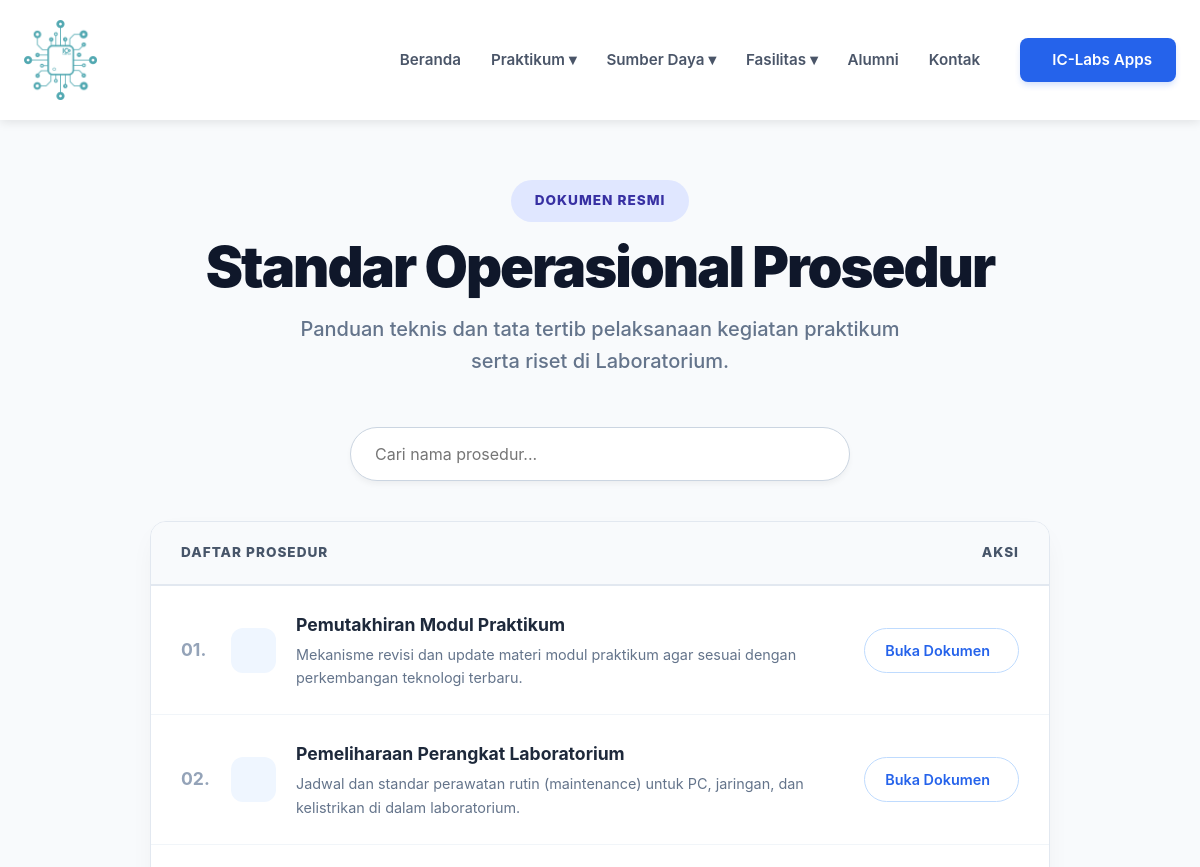
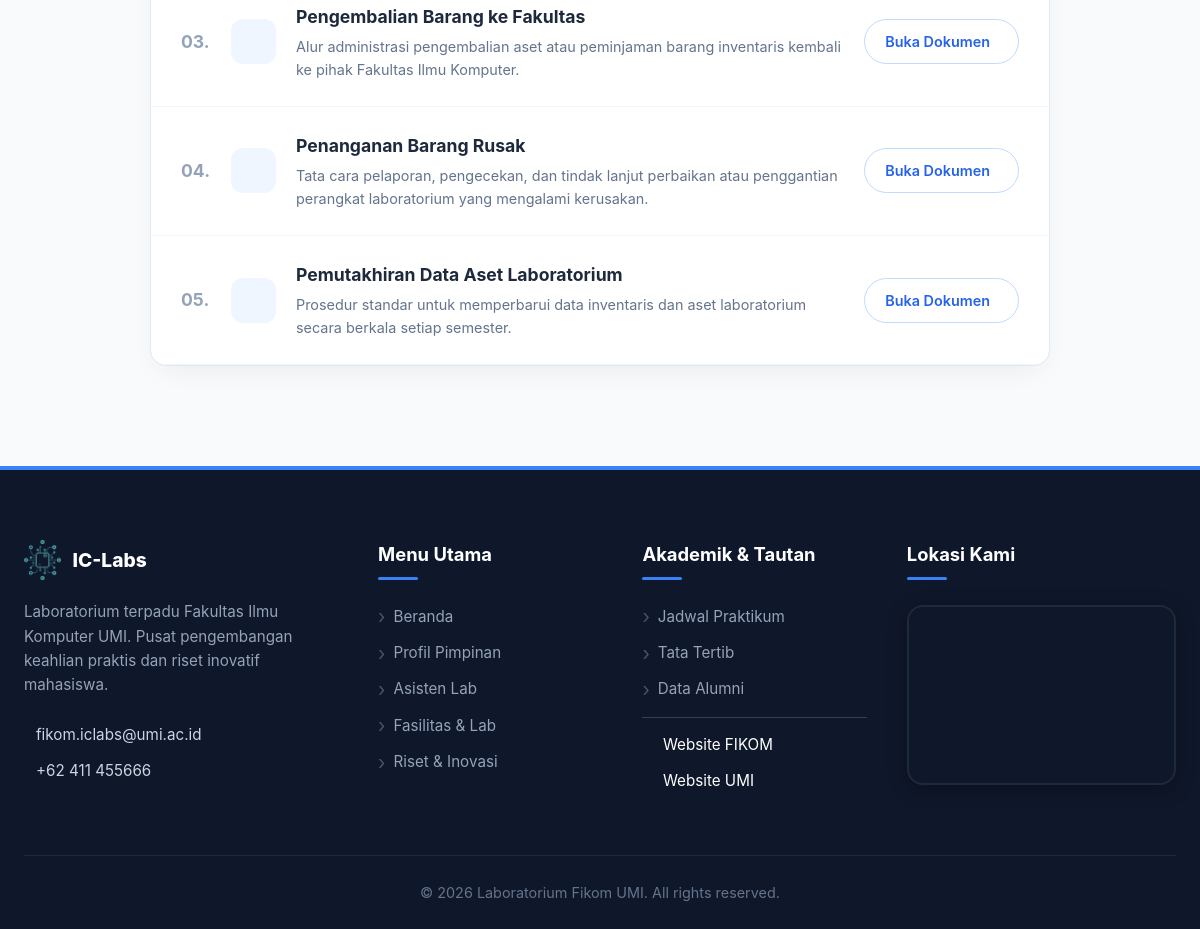
Screenshot of /public/sop with the database file from the repository (2 pictures, top to bottom).
### tables this page shows
CREATE TABLE `sop` (
  `id_sop` int(11) NOT NULL,
  `judul` varchar(255) NOT NULL,
  `icon` varchar(50) DEFAULT 'ri-file-text-line',
  `warna` varchar(50) DEFAULT 'icon-blue',
  `file` varchar(255) NOT NULL,
  `deskripsi` text DEFAULT NULL,
  `urutan` int(11) DEFAULT 0,
  `created_at` timestamp NOT NULL DEFAULT current_timestamp(),
  `updated_at` timestamp NOT NULL DEFAULT current_timestamp() ON UPDATE current_timestamp()
);

### app/models/SopModel.php (called while the page is built, shortened)
<?php
class SopModel {
    private $table = 'sop';
    private $pdo;
    public function __construct() {
        $db = new Database;
        if (method_exists($db, 'getPdo')) {
            $this->pdo = $db->getPdo();
        } else {
            $this->pdo = $db;
        }
    }
    public function getAllSop() {
        $stmt = $this->pdo->prepare("SELECT * FROM " . $this->table . " ORDER BY urutan ASC, created_at DESC");
        $stmt->execute();
        return $stmt->fetchAll(PDO::FETCH_ASSOC);
    }
}

### app/config/Database.php (called while the page is built, shortened)
<?php
try {
    $dsn = "mysql:host=" . DB_HOST . ";dbname=" . DB_NAME . ";charset=utf8mb4";
    $options = [
        PDO::ATTR_ERRMODE            => PDO::ERRMODE_EXCEPTION,
        PDO::ATTR_DEFAULT_FETCH_MODE => PDO::FETCH_ASSOC,
        PDO::ATTR_EMULATE_PREPARES   => false,
    ];
    $pdo = new PDO($dsn, DB_USER, DB_PASS, $options);
} catch (PDOException $e) {
    if (defined('APP_ENV') && APP_ENV === 'development') {
        die("Koneksi Database Gagal: " . $e->getMessage());
    } else {
        die("Maaf, sistem sedang mengalami gangguan koneksi database.");
    }
}
class Database {
    private $pdo;
    public function __construct()
    {
        global $pdo;
        $this->pdo = $pdo;
    }
    public function getPdo()
    {
        return $this->pdo;
    }
}
?>

### app/views/fasilitas/sop.php (the view, shortened to what this page needs)
<section class="sumberdaya-section" style="padding-top: 100px; padding-bottom: 100px; background: #f8fafc;">
    <div class="container">
        <header class="page-header reveal fade-up">
            <span class="header-badge">Dokumen Resmi</span>
            <h1>Standar Operasional Prosedur</h1>
            <p>Panduan teknis dan tata tertib pelaksanaan kegiatan praktikum serta riset di Laboratorium.</p>
        </header>
        <div class="search-container reveal fade-up" style="margin-bottom: 40px;">
            <input type="text" class="search-input" placeholder="Cari nama prosedur...">
        </div>
        <div class="sop-container reveal fade-up" style="max-width: 900px; margin: 0 auto;">
            <?php if (empty($data['sop_list'])) : ?>
                <div class="empty-state-wrapper" style="text-align: center; padding: 60px 20px;">
                    <div style="background: #e2e8f0; width: 80px; height: 80px; border-radius: 50%; display:flex; align-items:center; justify-content:center; margin: 0 auto 20px;">
                        <i class="ri-folder-open-line" style="font-size: 2.5rem; color: #64748b;"></i>
                    </div>
                    <h3 style="color: #1e293b; margin-bottom: 10px;">Belum Ada Dokumen</h3>
                    <p style="color: #64748b;">Daftar SOP sedang dalam proses pembaruan oleh admin.</p>
                </div>
            <?php else : ?>
                <div class="sop-wrapper">
                    <div class="sop-header-row">
                        <span class="sop-header-title">Daftar Prosedur</span>
                        <span class="sop-header-title">Aksi</span>
                    </div>
                    <?php $no = 1; foreach ($data['sop_list'] as $sop) : ?>
                        <div class="sop-item">
                            <div class="sop-number"><?= str_pad($no++, 2, '0', STR_PAD_LEFT) ?>.</div>
                            <div class="sop-icon">
                            </div>
                            <div class="sop-info">
                                <span class="sop-title"><?= htmlspecialchars($sop['judul']) ?></span>
                                <p class="sop-desc">
                                    <?= htmlspecialchars($sop['deskripsi'] ?? 'Dokumen standar operasional laboratorium.') ?>
                                </p>
                            </div>
                            <a href="<?= PUBLIC_URL ?>/assets/uploads/pdf/<?= $sop['file'] ?>" target="_blank" class="btn-sop-action">
                                Buka Dokumen <i class="ri-arrow-right-line"></i>
                            </a>
                        </div>
                    <?php endforeach; ?>
                </div>
            <?php endif; ?>
        </div>
    </div>
</section>

### public/css/variables.css (style rules this page uses)
:root { --primary-navy: #1e3a8a; --primary-blue: #2563eb; --hover-blue: #1e40af; --bg-light: #f8fbff; --bg-white: #ffffff; --bg-soft: #eff6ff; --text-dark: #1a202c; --text-grey: #4a5568; --text-light: #dbeafe; --border-color: #e2e8f0; --border-blue: #eff6ff; --shadow-soft: 0 4px 12px rgba(30, 58, 138, 0.05); --container-width: 1280px; --font-main: 'Inter', 'Segoe UI', sans-serif; --radius-card: 15px; --radius-btn: 50px; }

### public/css/style.css (style rules this page uses)
* { margin: 0; padding: 0; box-sizing: border-box; font-family: "Inter", "Segoe UI", sans-serif; }
body { background-color: #f8fbff; color: #1a202c; line-height: 1.6; padding-top: 80px; }
html, body { max-width: 100%; overflow-x: hidden; }
.container { width: 100%; max-width: 1200px; margin: 0 auto; padding: 0 24px; }
h1, h2, h3, h4 { color: #1e3a8a; font-weight: 800; }
a { text-decoration: none; transition: 0.3s ease; }

### public/css/sumberdaya.css (style rules this page uses)
:root { --primary: #2563eb; --primary-dark: #1d4ed8; --text-dark: #0f172a; --text-gray: #64748b; --bg-light: #f8fafc; --border: #e2e8f0; --card-bg: #ffffff; --shadow-sm: 0 4px 6px -1px rgba(0, 0, 0, 0.05); --shadow-md: 0 20px 25px -5px rgba(0, 0, 0, 0.1); }
.sumberdaya-section { padding-top: 100px; padding-bottom: 80px; background-color: var(--bg-light); min-height: 100vh; font-family: "Inter", system-ui, -apple-system, sans-serif; }
.container { max-width: 1200px; margin: 0 auto; padding: 0 24px; }
.page-header { text-align: center; max-width: 800px; margin: 0 auto 50px auto; }
.header-badge { display: inline-block; background-color: #e0e7ff; color: #3730a3; padding: 10px 24px; border-radius: 50px; font-weight: 800; font-size: 0.85rem; text-transform: uppercase; letter-spacing: 1px; margin-bottom: 15px; }
.page-header h1 { font-size: 3.5rem; font-weight: 900; color: var(--text-dark); letter-spacing: -2px; line-height: 1.1; margin-bottom: 15px; margin-top: 0; }
.page-header p { color: var(--text-gray); font-size: 1.25rem; line-height: 1.6; max-width: 600px; margin: 0 auto; font-weight: 500; }
.search-container { margin-top: 35px; position: relative; max-width: 500px; margin-left: auto; margin-right: auto; }
.search-input { width: 100%; padding: 16px 24px; padding-right: 50px; border-radius: 50px; border: 1px solid #cbd5e1; background: #fff; box-shadow: var(--shadow-sm); font-size: 1rem; transition: all 0.3s ease; outline: none; }

### app/views/fasilitas/sop.php (style rules this page uses)
body { display: flex; flex-direction: column; min-height: 100vh; }
.sop-wrapper { background: #ffffff; border-radius: 16px; box-shadow: 0 10px 30px -10px rgba(0, 0, 0, 0.08); border: 1px solid #e2e8f0; overflow: hidden; }
.sop-header-row { background: #f8fafc; padding: 20px 30px; border-bottom: 2px solid #e2e8f0; display: flex; justify-content: space-between; align-items: center; }
.sop-header-title { font-weight: 800; color: #475569; font-size: 0.85rem; text-transform: uppercase; letter-spacing: 1px; }
.sop-item { display: flex; align-items: center; padding: 25px 30px; border-bottom: 1px solid #f1f5f9; transition: all 0.2s ease; gap: 20px; }
.sop-number { font-size: 1.1rem; font-weight: 700; color: #94a3b8; min-width: 30px; }
.sop-icon { width: 45px; height: 45px; background: #eff6ff; color: #2563eb; border-radius: 12px; display: flex; align-items: center; justify-content: center; font-size: 1.4rem; flex-shrink: 0; }
.sop-info { flex: 1; }
.sop-title { font-size: 1.1rem; font-weight: 700; color: #1e293b; margin-bottom: 4px; display: block; }
.sop-desc { font-size: 0.9rem; color: #64748b; margin: 0; }
.btn-sop-action { padding: 10px 20px; background: #fff; color: #2563eb; border: 1px solid #bfdbfe; border-radius: 50px; font-weight: 600; font-size: 0.9rem; text-decoration: none; display: inline-flex; align-items: center; gap: 8px; transition: all 0.3s; white-space: nowrap; }

### rows the page displays
sop: no "01", judul "Pemutakhiran Modul Praktikum", deskripsi "Mekanisme revisi dan update materi modul praktikum agar sesuai dengan perkembangan teknologi terbaru."
sop: no "02", judul "Pemeliharaan Perangkat Laboratorium", deskripsi "Jadwal dan standar perawatan rutin (maintenance) untuk PC, jaringan, dan kelistrikan di dalam laboratorium."
sop: no "03", judul "Pengembalian Barang ke Fakultas", deskripsi "Alur administrasi pengembalian aset atau peminjaman barang inventaris kembali ke pihak Fakultas Ilmu Komputer."
sop: no "04", judul "Penanganan Barang Rusak", deskripsi "Tata cara pelaporan, pengecekan, dan tindak lanjut perbaikan atau penggantian perangkat laboratorium yang mengalami kerusakan."
sop: no "05", judul "Pemutakhiran Data Aset Laboratorium", deskripsi "Prosedur standar untuk memperbarui data inventaris dan aset laboratorium secara berkala setiap semester."
